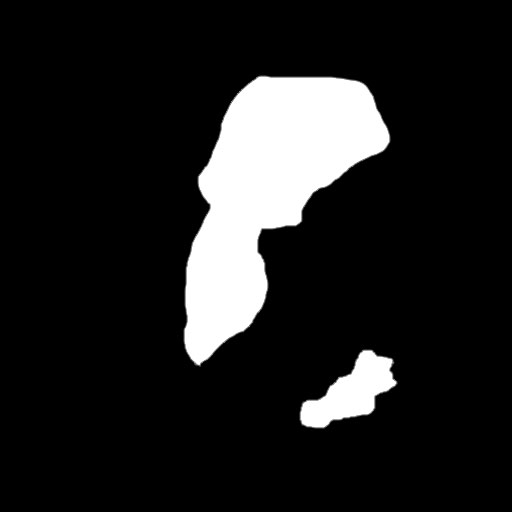
#> input picture DICOM_segm_optimizer/input3/121.2-seg.jpg, 512 x 512 px, found by its file name
$ python converter.py input3/121.2-seg.jpg out.png
#> lines starting #> are read from the running program, lines starting #| are printed output that depends on the picture; after the words box and inside, x2 and y2 are one past the last pixel; in counts of white or black regions, pixels touching at a corner belong together
import sys, cv2

#program to convert from image to input file
path = r'C:\Users\TiCk3t\PycharmProjects\DICOM_segm_optimizer\input3\121.2-seg.jpg'
multi_seg_demo = cv2.imread(path, 0)
#> multi_seg_demo is the input picture: shape (512, 512); min 0, max 255, mean 31.8

ret, thresh = cv2.threshold(multi_seg_demo, 127, 255, 0)
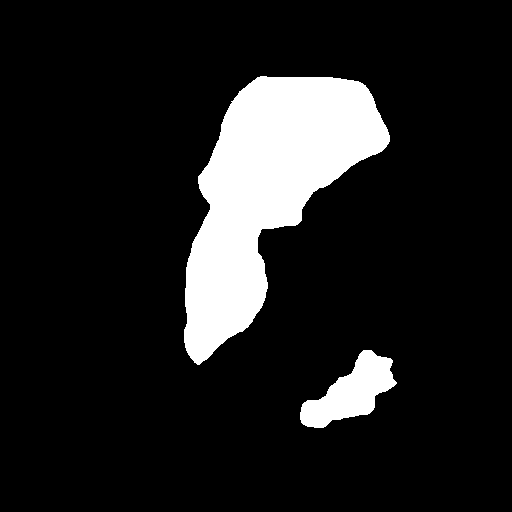
#> thresh: shape (512, 512); 12.5% white; 2 white regions, box (x1, y1, x2, y2) and area: (184, 76, 390, 365) 28934, (300, 350, 397, 428) 3705
output = []
out_file = open(sys.argv[2], 'w')
for i in range(len(thresh)):
    for j in range(len(thresh)):
        if thresh[i][j] != 0:
            output.append("1 ")
        else:
            output.append("0 ")
    if i < len(thresh) - 1:
        output.append("\n")
#> after the loop, output = 262655 items

out_file.writelines(output)

$ run again, with DICOM_segm_optimizer/input3/121-compare.png saved as DICOM_segm_optimizer/input3/121.2-seg.jpg
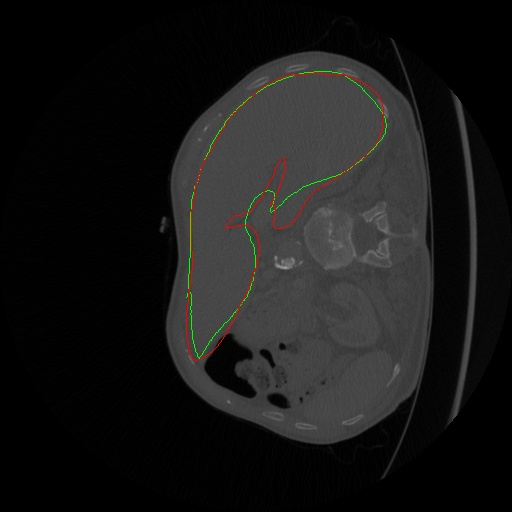
#> input picture DICOM_segm_optimizer/input3/121-compare.png, 512 x 512 px, found by its file name
#> `ret, thresh = cv2.threshold(multi_seg_demo, 127, 255, 0)`:
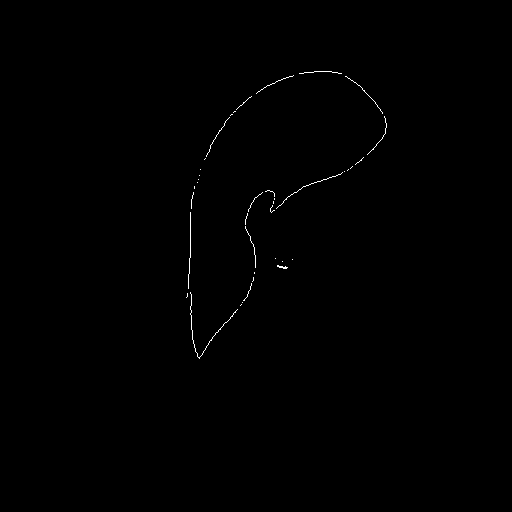
#> thresh: shape (512, 512); 0.27% white in thin lines or dots, all inside (x1, y1, x2, y2) = (186, 71, 387, 359)
#> after the loop `for i in range(len(thresh)):`: output = 262655 items

$ run again, with DICOM_segm_optimizer/input3/121.2-HU.png saved as DICOM_segm_optimizer/input3/121.2-seg.jpg
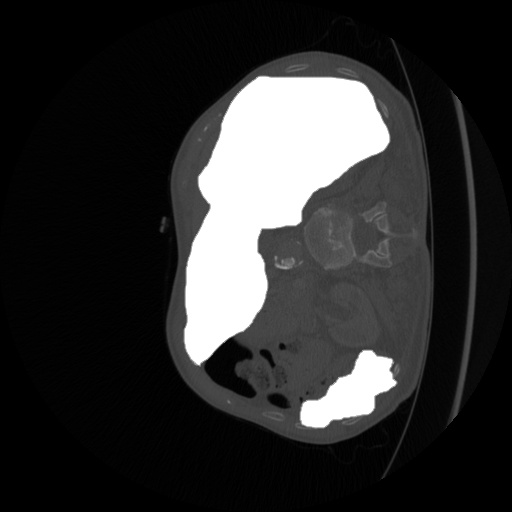
#> input picture DICOM_segm_optimizer/input3/121.2-HU.png, 512 x 512 px, found by its file name
#> multi_seg_demo is the input picture: shape (512, 512); min 0, max 255, mean 47.1
#> `ret, thresh = cv2.threshold(multi_seg_demo, 127, 255, 0)`:
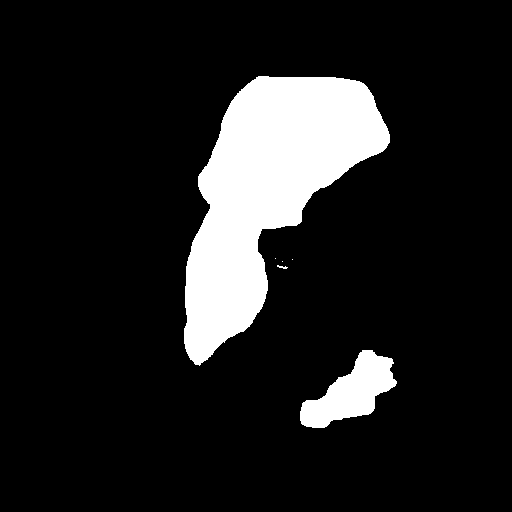
#> thresh: shape (512, 512); 12.6% white; 6 white regions (3 under 20 px), largest, box (x1, y1, x2, y2) and area: (184, 76, 390, 366) 29219, (300, 350, 397, 428) 3790, (277, 265, 288, 269) 22
#> after the loop `for i in range(len(thresh)):`: output = 262655 items
